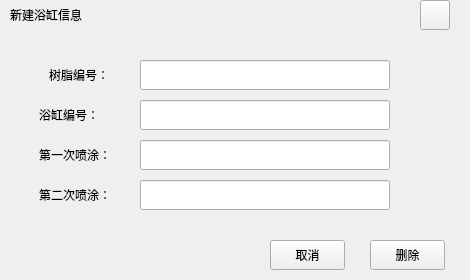
<?xml version="1.0" encoding="UTF-8"?>
<ui version="4.0">
 <class>ResinCosDele</class>
 <widget class="QWidget" name="ResinCosDele">
  <property name="geometry">
   <rect>
    <x>0</x>
    <y>0</y>
    <width>470</width>
    <height>280</height>
   </rect>
  </property>
  <property name="windowTitle">
   <string>Form</string>
  </property>
  <widget class="QPushButton" name="CancleBtn">
   <property name="geometry">
    <rect>
     <x>270</x>
     <y>240</y>
     <width>75</width>
     <height>30</height>
    </rect>
   </property>
   <property name="text">
    <string>取消</string>
   </property>
  </widget>
  <widget class="QLabel" name="UserLab_4">
   <property name="geometry">
    <rect>
     <x>39</x>
     <y>180</y>
     <width>101</width>
     <height>30</height>
    </rect>
   </property>
   <property name="text">
    <string>第二次喷涂：</string>
   </property>
  </widget>
  <widget class="QLabel" name="TitleLab">
   <property name="geometry">
    <rect>
     <x>0</x>
     <y>10</y>
     <width>461</width>
     <height>31</height>
    </rect>
   </property>
   <property name="text">
    <string/>
   </property>
  </widget>
  <widget class="QLabel" name="UserLab_2">
   <property name="geometry">
    <rect>
     <x>39</x>
     <y>140</y>
     <width>101</width>
     <height>30</height>
    </rect>
   </property>
   <property name="text">
    <string>第一次喷涂：</string>
   </property>
  </widget>
  <widget class="QLabel" name="UserLab_1">
   <property name="geometry">
    <rect>
     <x>39</x>
     <y>100</y>
     <width>101</width>
     <height>30</height>
    </rect>
   </property>
   <property name="text">
    <string>浴缸编号：</string>
   </property>
  </widget>
  <widget class="QLineEdit" name="First">
   <property name="geometry">
    <rect>
     <x>140</x>
     <y>140</y>
     <width>250</width>
     <height>30</height>
    </rect>
   </property>
  </widget>
  <widget class="QPushButton" name="CloseBtn">
   <property name="geometry">
    <rect>
     <x>420</x>
     <y>0</y>
     <width>30</width>
     <height>30</height>
    </rect>
   </property>
   <property name="text">
    <string/>
   </property>
  </widget>
  <widget class="QLineEdit" name="ResinID">
   <property name="geometry">
    <rect>
     <x>140</x>
     <y>60</y>
     <width>250</width>
     <height>30</height>
    </rect>
   </property>
  </widget>
  <widget class="QPushButton" name="DeleBtn">
   <property name="geometry">
    <rect>
     <x>370</x>
     <y>240</y>
     <width>75</width>
     <height>30</height>
    </rect>
   </property>
   <property name="text">
    <string>删除</string>
   </property>
  </widget>
  <widget class="QLineEdit" name="BathTubID">
   <property name="geometry">
    <rect>
     <x>140</x>
     <y>100</y>
     <width>250</width>
     <height>30</height>
    </rect>
   </property>
  </widget>
  <widget class="QLabel" name="InerLab">
   <property name="geometry">
    <rect>
     <x>50</x>
     <y>80</y>
     <width>401</width>
     <height>231</height>
    </rect>
   </property>
   <property name="styleSheet">
    <string notr="true"/>
   </property>
   <property name="text">
    <string/>
   </property>
  </widget>
  <widget class="QLabel" name="UserLab_3">
   <property name="geometry">
    <rect>
     <x>49</x>
     <y>60</y>
     <width>91</width>
     <height>30</height>
    </rect>
   </property>
   <property name="text">
    <string>树脂编号：</string>
   </property>
  </widget>
  <widget class="QLabel" name="label">
   <property name="geometry">
    <rect>
     <x>10</x>
     <y>0</y>
     <width>151</width>
     <height>30</height>
    </rect>
   </property>
   <property name="text">
    <string>新建浴缸信息</string>
   </property>
  </widget>
  <widget class="QLineEdit" name="Second">
   <property name="geometry">
    <rect>
     <x>140</x>
     <y>180</y>
     <width>250</width>
     <height>30</height>
    </rect>
   </property>
  </widget>
  <zorder>InerLab</zorder>
  <zorder>TitleLab</zorder>
  <zorder>CancleBtn</zorder>
  <zorder>UserLab_4</zorder>
  <zorder>UserLab_2</zorder>
  <zorder>UserLab_1</zorder>
  <zorder>First</zorder>
  <zorder>CloseBtn</zorder>
  <zorder>ResinID</zorder>
  <zorder>DeleBtn</zorder>
  <zorder>BathTubID</zorder>
  <zorder>UserLab_3</zorder>
  <zorder>label</zorder>
  <zorder>Second</zorder>
 </widget>
 <resources/>
 <connections/>
</ui>
